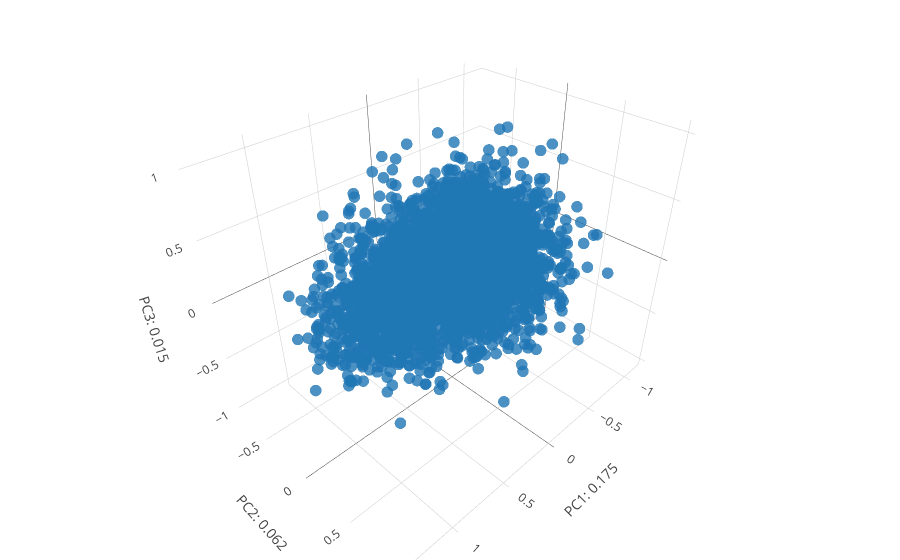

Notebook code for this chart:
### Code cell
fig_data= [go.Scatter3d(
        x = features_vectors[:,0],
        y = features_vectors[:,1],
        z = features_vectors[:,2],
        type='scatter3d',
        mode= "markers",
        text= ['a: {}; b: {}, L: {}; index = {}'.format(background[k,0],background[k,1],background[k,2], k) for k in range(background.shape[0])],
        marker= {
        'line': {'width': 0},
        'size': 4,
        'symbol': 'circle',
      "opacity": .8
      }
    )]


layout = go.Layout(
    margin=dict(
        l=0,
        r=0,
        b=0,
        t=0
    ),
    scene= Scene(
    yaxis=dict(
        title='PC2: {}'.format(round(var_comps[1],3))),
    xaxis=dict(
    title= 'PC1: {}'.format(round(var_comps[0],3))),
    zaxis=dict(
    title= 'PC3: {}'.format(round(var_comps[2],3))))
)



fig = go.Figure(data=fig_data, layout=layout)
iplot(fig)

### Figure 1 — Plotly figure (JSON) as saved in the notebook; plotly's stock layout.template omitted (floating-point values rounded to 4 significant figures; data arrays with more than 128 entries replaced by an {"elided": "..."} marker saying what was removed)
{"data": [{"marker": {"line": {"width": 0}, "opacity": 0.8, "size": 4, "symbol": "circle"}, "mode": "markers", "text": ["a: 1.0; b: 0.1, L: 300.0; index = 0", "a: 1.0; b: 0.1, L: 300.0; index = 1", "a: 1.0; b: 0.1, L: 300.0; index = 2", "a: 1.0; b: 0.1, L: 300.0; index = 3", "a: 1.0; b: 0.1, L: 300.0; index = 4", "a: 1.0; b: 0.1, L: 300.0; index = 5", "a: 1.0; b: 0.1, L: 300.0; index = 6", "a: 1.0; b: 0.1, L: 300.0; index = 7", "a: 1.0; b: 0.1, L: 300.0; index = 8", "a: 1.0; b: 0.1, L: 300.0; index = 9", "a: 1.1; b: 0.13, L: 300.0; index = 10", "a: 1.1; b: 0.13, L: 300.0; index = 11", "a: 1.1; b: 0.13, L: 300.0; index = 12", "a: 1.1; b: 0.13, L: 300.0; index = 13", "a: 1.1; b: 0.13, L: 300.0; index = 14", "a: 1.1; b: 0.13, L: 300.0; index = 15", "a: 1.1; b: 0.13, L: 300.0; index = 16", "a: 1.1; b: 0.13, L: 300.0; index = 17", "a: 1.1; b: 0.13, L: 300.0; index = 18", "a: 1.1; b: 0.13, L: 300.0; index = 19", "a: 1.2; b: 0.16000000000000003, L: 300.0; index = 20", "a: 1.2; b: 0.16000000000000003, L: 300.0; index = 21", "a: 1.2; b: 0.16000000000000003, L: 300.0; index = 22", "a: 1.2; b: 0.16000000000000003, L: 300.0; index = 23", "a: 1.2; b: 0.16000000000000003, L: 300.0; index = 24", "a: 1.2; b: 0.16000000000000003, L: 300.0; index = 25", "a: 1.2; b: 0.16000000000000003, L: 300.0; index = 26", "a: 1.2; b: 0.16000000000000003, L: 300.0; index = 27", "a: 1.2; b: 0.16000000000000003, L: 300.0; index = 28", "a: 1.2; b: 0.16000000000000003, L: 300.0; index = 29", "a: 1.3; b: 0.19000000000000003, L: 300.0; index = 30", "a: 1.3; b: 0.19000000000000003, L: 300.0; index = 31", "a: 1.3; b: 0.19000000000000003, L: 300.0; index = 32", "a: 1.3; b: 0.19000000000000003, L: 300.0; index = 33", "a: 1.3; b: 0.19000000000000003, L: 300.0; index = 34", "a: 1.3; b: 0.19000000000000003, L: 300.0; index = 35", "a: 1.3; b: 0.19000000000000003, L: 300.0; index = 36", "a: 1.3; b: 0.19000000000000003, L: 300.0; index = 37", "a: 1.3; b: 0.19000000000000003, L: 300.0; index = 38", "a: 1.3; b: 0.19000000000000003, L: 300.0; index = 39", "a: 1.4; b: 0.22000000000000003, L: 300.0; index = 40", "a: 1.4; b: 0.22000000000000003, L: 300.0; index = 41", "a: 1.4; b: 0.22000000000000003, L: 300.0; index = 42", "a: 1.4; b: 0.22000000000000003, L: 300.0; index = 43", "a: 1.4; b: 0.22000000000000003, L: 300.0; index = 44", "a: 1.4; b: 0.22000000000000003, L: 300.0; index = 45", "a: 1.4; b: 0.22000000000000003, L: 300.0; index = 46", "a: 1.4; b: 0.22000000000000003, L: 300.0; index = 47", "a: 1.4; b: 0.22000000000000003, L: 300.0; index = 48", "a: 1.4; b: 0.22000000000000003, L: 300.0; index = 49", "a: 1.5; b: 0.25, L: 300.0; index = 50", "a: 1.5; b: 0.25, L: 300.0; index = 51", "a: 1.5; b: 0.25, L: 300.0; index = 52", "a: 1.5; b: 0.25, L: 300.0; index = 53", "a: 1.5; b: 0.25, L: 300.0; index = 54", "a: 1.5; b: 0.25, L: 300.0; index = 55", "a: 1.5; b: 0.25, L: 300.0; index = 56", "a: 1.5; b: 0.25, L: 300.0; index = 57", "a: 1.5; b: 0.25, L: 300.0; index = 58", "a: 1.5; b: 0.25, L: 300.0; index = 59", "a: 1.6; b: 0.28, L: 300.0; index = 60", "a: 1.6; b: 0.28, L: 300.0; index = 61", "a: 1.6; b: 0.28, L: 300.0; index = 62", "a: 1.6; b: 0.28, L: 300.0; index = 63", "a: 1.6; b: 0.28, L: 300.0; index = 64", "a: 1.6; b: 0.28, L: 300.0; index = 65", "a: 1.6; b: 0.28, L: 300.0; index = 66", "a: 1.6; b: 0.28, L: 300.0; index = 67", "a: 1.6; b: 0.28, L: 300.0; index = 68", "a: 1.6; b: 0.28, L: 300.0; index = 69", "a: 1.7000000000000002; b: 0.31000000000000005, L: 300.0; index = 70", "a: 1.7000000000000002; b: 0.31000000000000005, L: 300.0; index = 71", "a: 1.7000000000000002; b: 0.31000000000000005, L: 300.0; index = 72", "a: 1.7000000000000002; b: 0.31000000000000005, L: 300.0; index = 73", "a: 1.7000000000000002; b: 0.31000000000000005, L: 300.0; index = 74", "a: 1.7000000000000002; b: 0.31000000000000005, L: 300.0; index = 75", "a: 1.7000000000000002; b: 0.31000000000000005, L: 300.0; index = 76", "a: 1.7000000000000002; b: 0.31000000000000005, L: 300.0; index = 77", "a: 1.7000000000000002; b: 0.31000000000000005, L: 300.0; index = 78", "a: 1.7000000000000002; b: 0.31000000000000005, L: 300.0; index = 79", "a: 1.8; b: 0.3400000000000001, L: 300.0; index = 80", "a: 1.8; b: 0.3400000000000001, L: 300.0; index = 81", "a: 1.8; b: 0.3400000000000001, L: 300.0; index = 82", "a: 1.8; b: 0.3400000000000001, L: 300.0; index = 83", "a: 1.8; b: 0.3400000000000001, L: 300.0; index = 84", "a: 1.8; b: 0.3400000000000001, L: 300.0; index = 85", "a: 1.8; b: 0.3400000000000001, L: 300.0; index = 86", "a: 1.8; b: 0.3400000000000001, L: 300.0; index = 87", "a: 1.8; b: 0.3400000000000001, L: 300.0; index = 88", "a: 1.8; b: 0.3400000000000001, L: 300.0; index = 89", "a: 1.9; b: 0.3700000000000001, L: 300.0; index = 90", "a: 1.9; b: 0.3700000000000001, L: 300.0; index = 91", "a: 1.9; b: 0.3700000000000001, L: 300.0; index = 92", "a: 1.9; b: 0.3700000000000001, L: 300.0; index = 93", "a: 1.9; b: 0.3700000000000001, L: 300.0; index = 94", "a: 1.9; b: 0.3700000000000001, L: 300.0; index = 95", "a: 1.9; b: 0.3700000000000001, L: 300.0; index = 96", "a: 1.9; b: 0.3700000000000001, L: 300.0; index = 97", "a: 1.9; b: 0.3700000000000001, L: 300.0; index = 98", "a: 1.9; b: 0.3700000000000001, L: 300.0; index = 99", "a: 2.0; b: 0.4, L: 300.0; index = 100", "a: 2.0; b: 0.4, L: 300.0; index = 101", "a: 2.0; b: 0.4, L: 300.0; index = 102", "a: 2.0; b: 0.4, L: 300.0; index = 103", "a: 2.0; b: 0.4, L: 300.0; index = 104", "a: 2.0; b: 0.4, L: 300.0; index = 105", "a: 2.0; b: 0.4, L: 300.0; index = 106", "a: 2.0; b: 0.4, L: 300.0; index = 107", "a: 2.0; b: 0.4, L: 300.0; index = 108", "a: 2.0; b: 0.4, L: 300.0; index = 109"], "type": "scatter3d", "x": {"elided": "4000 float values"}, "y": {"elided": "4000 float values"}, "z": {"elided": "4000 float values"}}], "layout": {"margin": {"b": 0, "l": 0, "r": 0, "t": 0}, "scene": {"xaxis": {"title": "PC1: 0.175"}, "yaxis": {"title": "PC2: 0.062"}, "zaxis": {"title": "PC3: 0.015"}}}}
